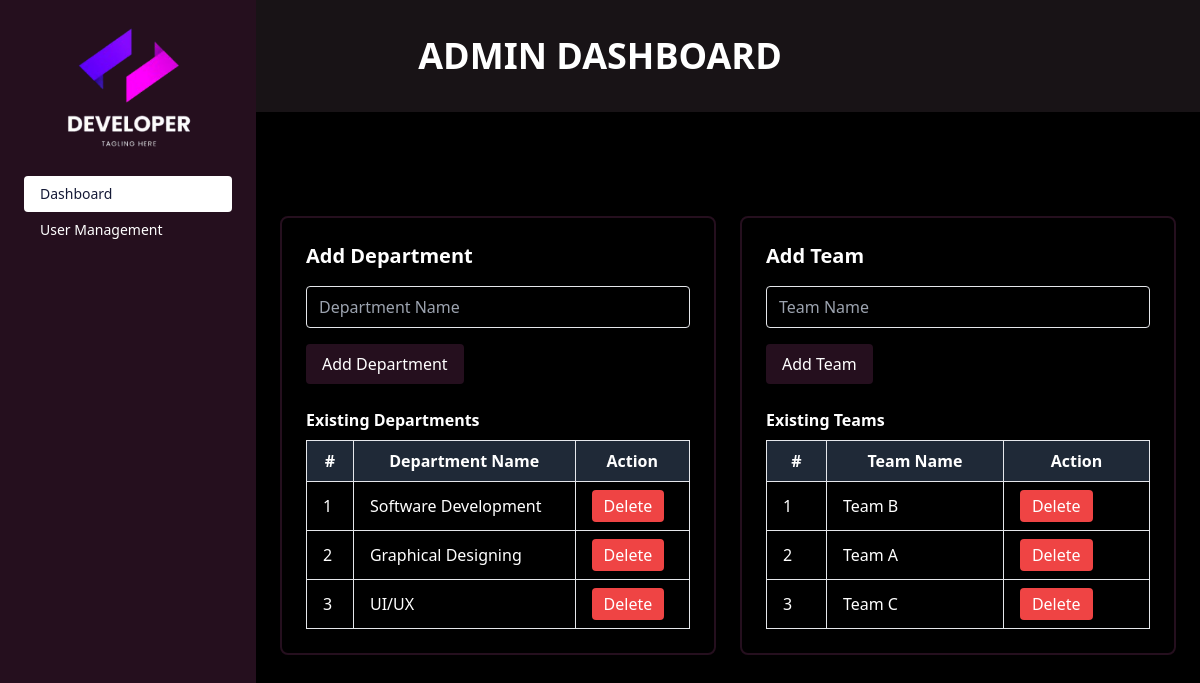
Page /admin_dashboard on the committed database.
### monitoringapp/models.py (models this page shows, shortened)
class Department(models.Model):
    name = models.CharField(max_length=100, unique=True)

class Team(models.Model):
    name = models.CharField(max_length=100, unique=True)

### monitoringapp/views.py (the view, shortened to what this page needs)
# urls.py: path('admin_dashboard',views.admin_dashboard,name='admin_dashboard'),
def admin_dashboard(request):
    departments = Department.objects.all()
    teams = Team.objects.all()
    return render(request, "admin_dashboard.html", {"departments": departments, "teams": teams})

### monitoringapp/templates/admin_dashboard.html (shortened to what this page needs)
{% load static %}
<!DOCTYPE html>
<html lang="en">
<head>
  <script src="https://cdn.tailwindcss.com"></script>
  <link rel="stylesheet" href="{% static 'css/admin.css' %}">
</head>
<body class="bg-black text-[#151a37] font-sans select-none">
<div id="sidebar" class="fixed top-0 left-0 h-full w-64 bg-[#250f1e] text-white p-6 z-50 transform -translate-x-full md:translate-x-0 transition-transform duration-300 ease-in-out">
  <div class="flex items-center justify-between mb-6">
    <div class="w-full flex justify-center select-none">
      <img src="./static/images/logo.png" alt="Logo" class="w-32 h-32 object-contain">
    </div>
  </div>
  <nav class="select-none">
    <ul class="space-y-8 text-sm">
      <li>
        <a href="{% url 'admin_dashboard' %}" class="block py-2 px-4 rounded bg-white text-[#151a37]">Dashboard</a>
        <a href="{% url 'admin_usermanagement' %}" class="block py-2 px-4 rounded hover:bg-white hover:text-[#151a37]">User Management</a>
      </li>
    </ul>
  </nav>
</div>
<div class="bg-[#181316] w-full h-28 flex items-center justify-center select-none">
  <h1 class="uppercase text-white text-4xl font-bold">Admin Dashboard</h1>
</div>
<div class="flex-1 p-6 mt-6 md:mt-20 md:ml-64 max-w-full overflow-x-hidden">
  <div class="grid md:grid-cols-2 gap-6">
    <div class="border-2 border-[#250f1e] p-6 rounded-lg shadow-lg text-white">
      <h2 class="text-xl font-bold mb-4">Add Department</h2>
      <form method="POST">
        <input type="text" name="department_name" placeholder="Department Name" required
               class="w-full mb-4 px-3 py-2 rounded text-white bg-transparent border ">
        <button type="submit" name="add_department"
                class="px-4 py-2 bg-[#250f1e] rounded  transition">
          Add Department
        </button>
      </form>
      <h3 class="mt-6 font-semibold">Existing Departments</h3>
      <table class="table-auto w-full mt-2 border border-gray-300">
  <thead>
    <tr class="bg-gray-800">
      <th class="px-4 py-2 border">#</th>
      <th class="px-4 py-2 border">Department Name</th>
      <th class="px-4 py-2 border">Action</th>
    </tr>
  </thead>
  <tbody>
    {% for dept in departments %}
    <tr>
      <td class="px-4 py-2 border">{{ forloop.counter }}</td>
      <td class="px-4 py-2 border">{{ dept.name }}</td>
      <td class="px-4 py-2 border">
        <form action="{% url 'delete_department' dept.id %}" method="post" onsubmit="return confirm('Delete this department?');">
          <button type="submit" class="bg-red-500 text-white px-3 py-1 rounded hover:bg-red-600">
            Delete
          </button>
        </form>
      </td>
    </tr>
    {% empty %}
    <tr>
      <td colspan="3" class="px-4 py-2 text-center border">No departments added yet.</td>
    </tr>
    {% endfor %}
  </tbody>
</table>
    </div>
   <div class="border-2 border-[#250f1e] p-6 rounded-lg shadow-lg text-white">
  <h2 class="text-xl font-bold mb-4">Add Team</h2>
  <form method="POST">
    <input type="text" name="team_name" placeholder="Team Name" required
           class="w-full mb-4 px-3 py-2 rounded text-white bg-transparent border">
    <button type="submit" name="add_team"
            class="px-4 py-2 bg-[#250f1e] rounded transition">
      Add Team
    </button>
  </form>
  <h3 class="mt-6 font-semibold">Existing Teams</h3>
  <table class="table-auto w-full mt-2 border border-gray-300">
  <thead>
    <tr class="bg-gray-800">
      <th class="px-4 py-2 border">#</th>
      <th class="px-4 py-2 border">Team Name</th>
      <th class="px-4 py-2 border">Action</th>
    </tr>
  </thead>
  <tbody>
    {% for team in teams %}
    <tr>
      <td class="px-4 py-2 border">{{ forloop.counter }}</td>
      <td class="px-4 py-2 border">{{ team.name }}</td>
      <td class="px-4 py-2 border">
        <form action="{% url 'delete_team' team.id %}" method="post" onsubmit="return confirm('Delete this team?');">
          <button type="submit" class="bg-red-500 text-white px-3 py-1 rounded hover:bg-red-600">
            Delete
          </button>
        </form>
      </td>
    </tr>
    {% empty %}
    <tr>
      <td colspan="3" class="px-4 py-2 text-center border">No teams added yet.</td>
    </tr>
    {% endfor %}
  </tbody>
</table>
</div>
  </div>
</div>
</body>
</html>

### monitoringapp/static/css/admin.css (style rules this page uses)
input, select, textarea { background-color: transparent !important; color: white !important; }
html, body { overflow-x: hidden; width: 100%; }

### rows in the picture
Department: name "Software Development"
Department: name "Graphical Designing"
Department: name "UI/UX"
Team: name "Team B"
Team: name "Team A"
Team: name "Team C"
